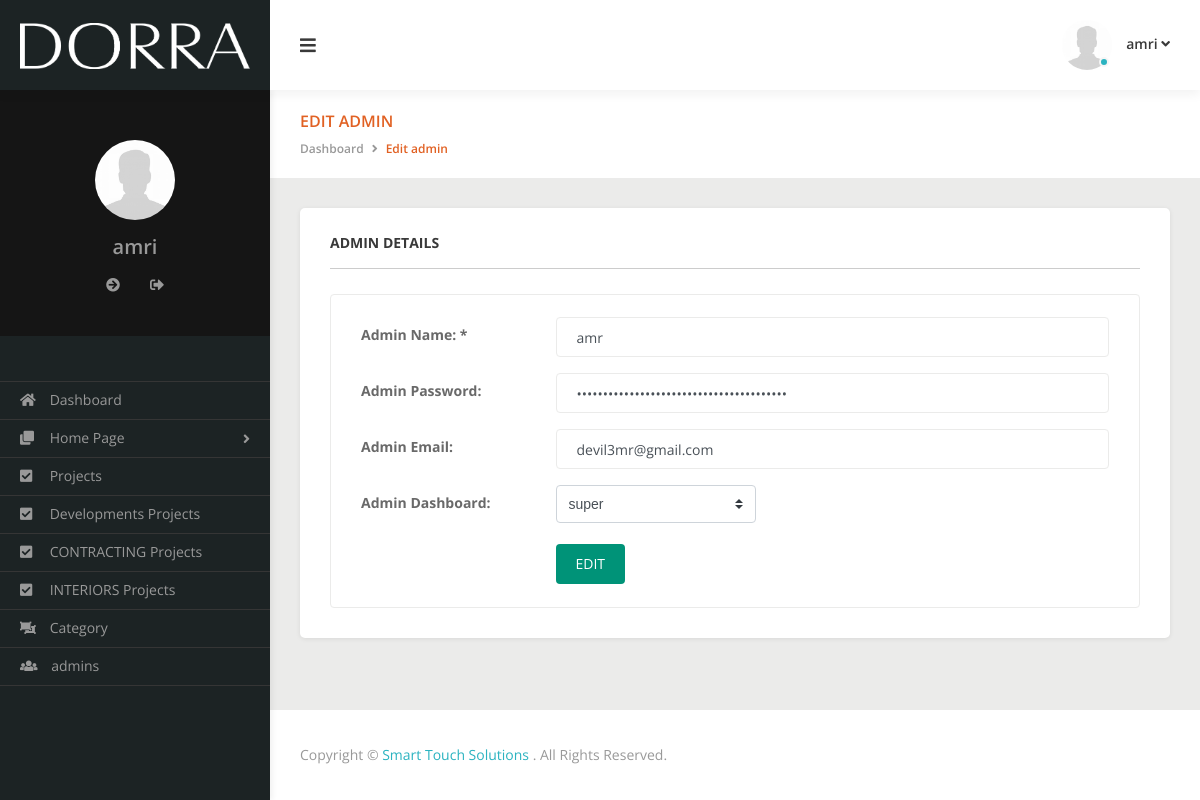
Screenshot of /edit_admin.php?edit=2 (signed in) with the database file from the repository.
### tables this page shows
CREATE TABLE `users` (
  `UID` int(11) NOT NULL,
  `name` varchar(255) NOT NULL,
  `password` varchar(255) NOT NULL,
  `email` varchar(255) NOT NULL,
  `type` varchar(255) NOT NULL,
  `Date` date NOT NULL
);

### edit_admin.php (the view, shortened to what this page needs)
<?php
if(isset($_SESSION['username'])){
include 'init.php';
  $IID = '' ;
  if($_GET['edit']){
     $IID = $_GET['edit'];
   }
   $getInfo = $con->prepare("SELECT * FROM users WHERE UID = ?");
   $getInfo->execute(array($IID));
   $admin = $getInfo->fetch();
?>
<main class="main--container">
           <section class="page--header">
               <div class="container-fluid">
          <div class="row">
                       <div class="col-lg-6">
                           <h2 class="page--title h5">Edit admin</h2>
                           <ul class="breadcrumb">
                               <li class="breadcrumb-item"><a href="dashboard.php">Dashboard</a></li>
                               <li class="breadcrumb-item active"><span>Edit admin</span></li>
                           </ul>
                       </div>
                   </div>
               </div>
           </section>
           <section class="main--content">
               <div class="panel">
                   <div class="records--body">
                       <div class="title">
                        <h6 class="h6">admin Details</h6>  </div>
           <div class="tab-content">
                           <div class="tab-pane fade show active" id="tab01">
                               <form action="edit_admin.php" method="POST" >
                                       <div class="col-md-9">
                                       </div>
                                   <div class="form-group row"> <span class="label-text col-md-3 col-form-label">Admin Name: *</span>
                                       <div class="col-md-9">
                                           <input type="text" value="<?php echo $admin['name'] ?>" name="iname" class="form-control" required="">
                                       </div>
                                   </div>
                                   <div class="form-group row"> <span class="label-text col-md-3 col-form-label">Admin Password:</span>
                                       <div class="col-md-9">
                                         <input type="password" value="<?php echo $admin['password'] ?>" name="password" class="form-control" required="">
                                       </div>
                                   </div>
                                   <div class="form-group row"> <span class="label-text col-md-3 col-form-label">Admin Email:</span>
                                       <div class="col-md-9">
                                           <input type="email" value="<?php echo $admin['email'] ?>" name="email" class="form-control" required="">
                                   </div>
                                 </div>
                                  <div class="form-group row"> <span class="label-text col-md-3 col-form-label">Admin Dashboard:</span>
                                    <div class="col-md-9">
                                     <select name="dashboard"  required="" class="custom-select" style="width:200px;">
                                        <option value="<?php echo $admin['type'] ?>""><?php echo $admin['type'] ?></option>
                                      </select>
                                   </div>
                                  </div>
                                   <div class="row mt-3">
                                       <div class="col-md-9 offset-md-3">
                                           <input type="submit" name="edit"  value="Edit" class="btn btn-rounded btn-success"> </div>
                                   </div>
                               </form>
                           </div>
                       </div>
                   </div>
               </div>
           </section>
                    <?php
 include $tpl . 'footer.php';
   }else{
        header('Location: index.php');
           exit();
    }
   ?>

### rows the page displays
users: iname "amr", email "devil3mr@gmail.com", dashboard "super"

### other values shown
$_SESSION['username'] "amri"
